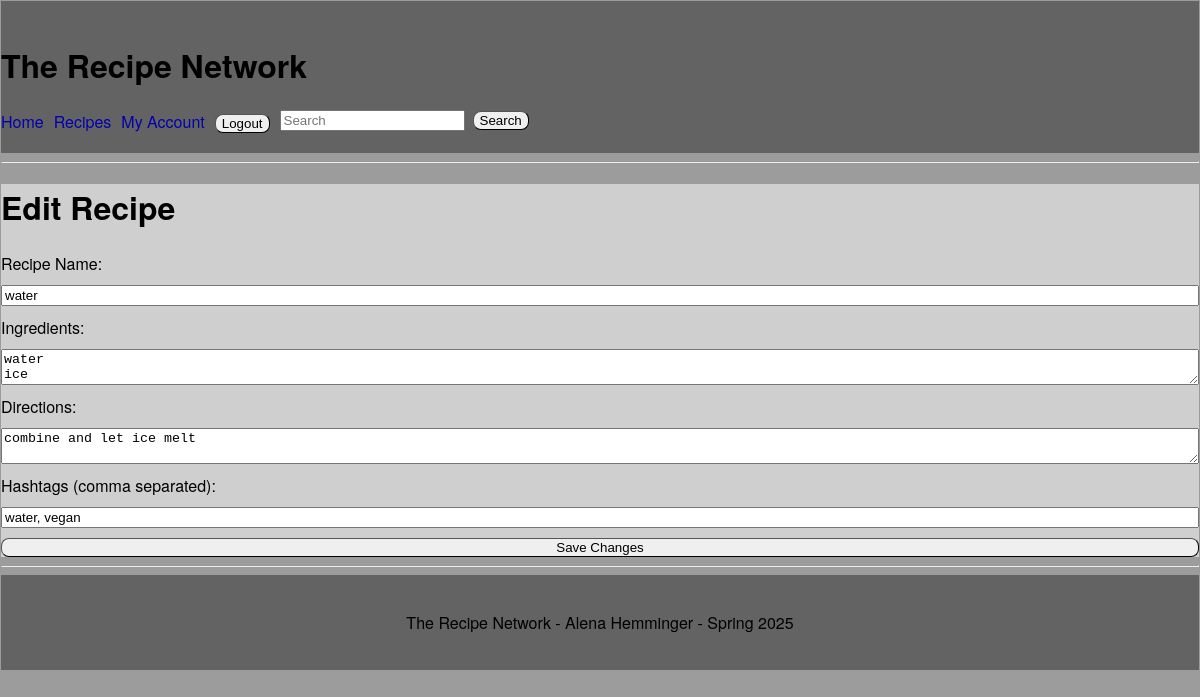
The app's page /recipe/3/edit/ (signed in) with its own data.
### recipe_app/models.py (models this page shows, shortened)
class Recipe(models.Model):
    recipe_name = models.CharField(max_length=255)
    ingredients = models.TextField(default="Not specified")
    directions = models.TextField(default="Not specified")
    creator = models.ForeignKey(Account, on_delete=models.CASCADE)

class Hashtag(models.Model):
    hashtag = models.CharField(max_length=100)
    recipe = models.ForeignKey(Recipe, on_delete=models.CASCADE, related_name="hashtags")
    def __str__(self):
        return self.hashtag

### recipe_app/views.py (the view, shortened to what this page needs)
# urls.py: path('recipe/<int:pk>/edit/', RecipeEdit.as_view(), name='recipe_edit'),
class RecipeEdit(LoginRequiredMixin, View):
    def get(self, request, pk):
        recipe = get_object_or_404(Recipe, pk=pk)
        if recipe.creator != request.user:
            return redirect('recipe_detail', pk=recipe.pk)
        return render(request, 'recipe_app/recipe_edit.html', {'recipe': recipe})

### recipe_app/templates/recipe_app/recipe_edit.html (shortened to what this page needs)
{% extends "recipe_app/base.html" %}
{% block content %}
<h1>Edit Recipe</h1>
<form method="post" style="display: flex; flex-direction: column; gap: 10px;">
    <label for="recipe_name">Recipe Name:</label>
    <input type="text" name="recipe_name" value="{{ recipe.recipe_name }}" required>
    <label for="ingredients">Ingredients:</label>
    <textarea name="ingredients" required>{{ recipe.ingredients }}</textarea>
    <label for="directions">Directions:</label>
    <textarea name="directions" required>{{ recipe.directions }}</textarea>
    <label for="hashtags">Hashtags (comma separated):</label>
    <input type="text" name="hashtags" value="{% if recipe.hashtags.all %}{{ recipe.hashtags.all|join:", " }}{% endif %}">
    <button type="submit">Save Changes</button>
</form>
{% endblock %}

### recipe_app/static/recipe_app/styles.css (style rules this page uses)
body { margin: 1px; font-family: 'Helvetica Neue', Arial, sans-serif; background-color: #9c9c9c; color: #000000; }
button { border-radius: 8px; border-width: 1px; }

### records on screen
Recipe: recipe_name "water", ingredients "water ice", directions "combine and let ice melt", hashtags "water, vegan"
